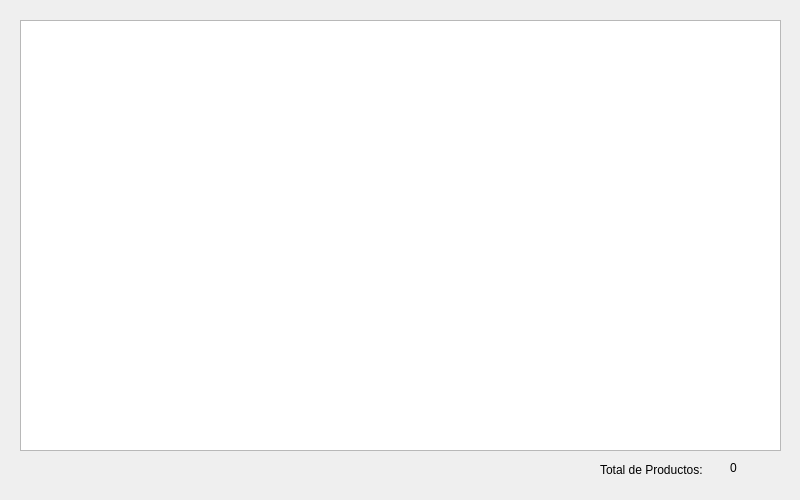
<?xml version="1.0" encoding="UTF-8"?>
<ui version="4.0">
 <class>dlgDemo46</class>
 <widget class="QDialog" name="dlgDemo46">
  <property name="geometry">
   <rect>
    <x>0</x>
    <y>0</y>
    <width>800</width>
    <height>500</height>
   </rect>
  </property>
  <property name="windowTitle">
   <string>Ordenar usando QSortFilterProxyModel</string>
  </property>
  <widget class="QTableView" name="tblProducto">
   <property name="geometry">
    <rect>
     <x>20</x>
     <y>20</y>
     <width>761</width>
     <height>431</height>
    </rect>
   </property>
  </widget>
  <widget class="QLabel" name="lblTotalMensaje">
   <property name="geometry">
    <rect>
     <x>600</x>
     <y>460</y>
     <width>121</width>
     <height>20</height>
    </rect>
   </property>
   <property name="text">
    <string>Total de Productos:</string>
   </property>
  </widget>
  <widget class="QLabel" name="lblTotalRegistros">
   <property name="geometry">
    <rect>
     <x>730</x>
     <y>460</y>
     <width>41</width>
     <height>16</height>
    </rect>
   </property>
   <property name="text">
    <string>0</string>
   </property>
  </widget>
 </widget>
 <resources/>
 <connections/>
</ui>
